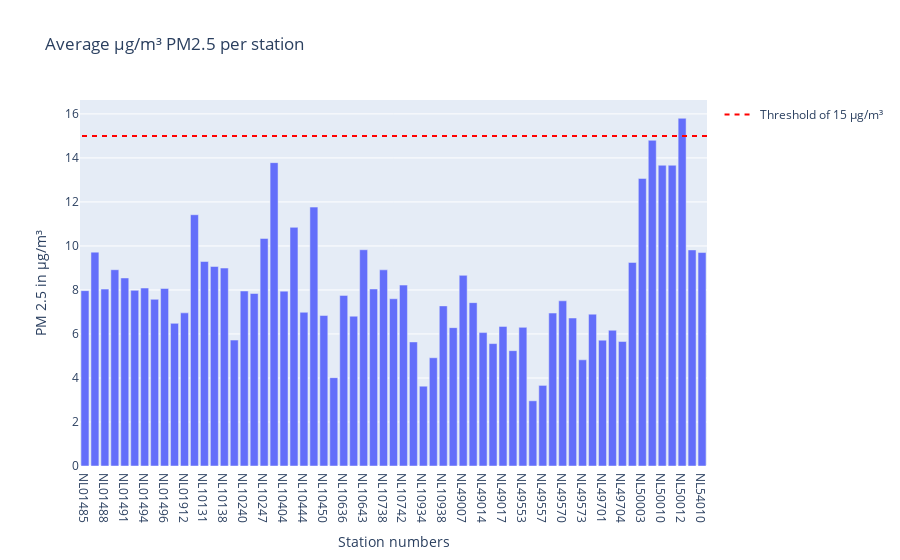

Here is the notebook cell this chart was saved with:
### Code cell
bar_pm25 = px.bar(meanlocation_PM25, x='station_number' , y= 'value', title='Average µg/m³ PM2.5 per station')
bar_pm25.update_layout(yaxis_title='PM 2.5 in µg/m³', xaxis_title= "Station numbers", barmode='group') 
#bar.add_shape(type='line', y0=40, y1=40, xref='paper', x0=0, x1=1, line_color='red')
bar_pm25.add_shape(
    legendrank=1,
    showlegend=True,
    type="line",
    xref="paper",
    line=dict(dash="5px", color='red'),
    x0=1,
    x1=0,
    y0=15,
    y1=15,
    name='Threshold of 15 µg/m³'
)

bar_pm25.show()

### Figure 1 — Plotly figure (JSON) as saved in the notebook; plotly's stock layout.template omitted (floating-point values rounded to 4 significant figures)
{"data": [{"alignmentgroup": "True", "hovertemplate": "station_number=%{x}<br>value=%{y}<extra></extra>", "legendgroup": "", "marker": {"color": "#636efa", "pattern": {"shape": ""}}, "name": "", "offsetgroup": "", "orientation": "v", "showlegend": false, "textposition": "auto", "type": "bar", "x": ["NL01485", "NL01487", "NL01488", "NL01489", "NL01491", "NL01493", "NL01494", "NL01495", "NL01496", "NL01497", "NL01912", "NL01913", "NL10131", "NL10136", "NL10138", "NL10230", "NL10240", "NL10241", "NL10247", "NL10248", "NL10404", "NL10418", "NL10444", "NL10449", "NL10450", "NL10538", "NL10636", "NL10641", "NL10643", "NL10644", "NL10738", "NL10741", "NL10742", "NL10821", "NL10934", "NL10937", "NL10938", "NL49003", "NL49007", "NL49012", "NL49014", "NL49016", "NL49017", "NL49551", "NL49553", "NL49556", "NL49557", "NL49561", "NL49570", "NL49572", "NL49573", "NL49680", "NL49701", "NL49703", "NL49704", "NL49980", "NL50003", "NL50007", "NL50010", "NL50011", "NL50012", "NL54004", "NL54010"], "xaxis": "x", "y": [7.969, 9.719, 8.037, 8.919, 8.544, 7.981, 8.088, 7.575, 8.065, 6.481, 6.959, 11.42, 9.291, 9.066, 8.994, 5.722, 7.952, 7.838, 10.34, 13.79, 7.946, 10.84, 6.986, 11.76, 6.838, 4.014, 7.753, 6.808, 9.826, 8.044, 8.914, 7.599, 8.221, 5.638, 3.626, 4.919, 7.276, 6.287, 8.662, 7.424, 6.062, 5.562, 6.344, 5.241, 6.3, 2.962, 3.663, 6.95, 7.506, 6.725, 4.825, 6.9, 5.719, 6.169, 5.656, 9.25, 13.07, 14.8, 13.67, 13.67, 15.8, 9.818, 9.7], "yaxis": "y"}], "layout": {"barmode": "group", "legend": {"tracegroupgap": 0}, "shapes": [{"legendrank": 1, "line": {"color": "red", "dash": "5px"}, "name": "Threshold of 15 µg/m³", "showlegend": true, "type": "line", "x0": 1, "x1": 0, "xref": "paper", "y0": 15, "y1": 15}], "title": {"text": "Average µg/m³ PM2.5 per station"}, "xaxis": {"anchor": "y", "domain": [0, 1], "title": {"text": "Station numbers"}}, "yaxis": {"anchor": "x", "domain": [0, 1], "title": {"text": "PM 2.5 in µg/m³"}}}}
